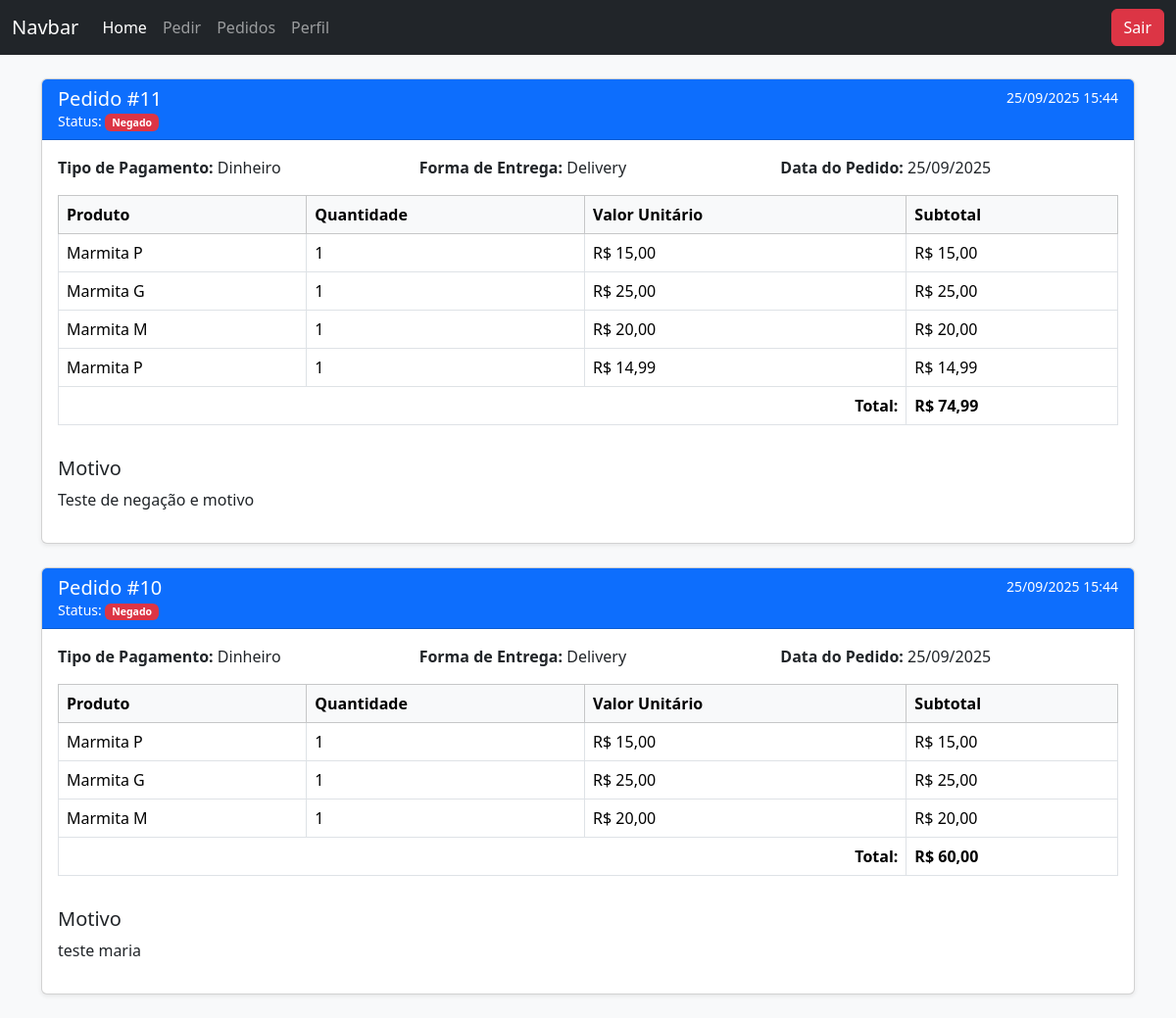
Page /php/user/cliente/pedido/confPedido.php (signed in) on the committed database.
### tables this page shows
CREATE TABLE `produto_pedido` (
  `id_pedido` int DEFAULT NULL,
  `id_produto` int DEFAULT NULL,
  `qtd_prod` int DEFAULT NULL,
  `valor_uni` decimal(10,2) DEFAULT NULL,
  KEY `id_pedido` (`id_pedido`),
  KEY `id_produto` (`id_produto`),
  CONSTRAINT `produto_pedido_ibfk_1` FOREIGN KEY (`id_pedido`) REFERENCES `pedido` (`id_pedido`),
  CONSTRAINT `produto_pedido_ibfk_2` FOREIGN KEY (`id_produto`) REFERENCES `produto` (`id_produto`)
);

CREATE TABLE `produto` (
  `id_produto` int NOT NULL AUTO_INCREMENT,
  `nome_produto` varchar(255) DEFAULT NULL,
  `descricao` text,
  `valor_prod` decimal(10,2) DEFAULT NULL,
  `categoria` varchar(50) NOT NULL,
  `status` enum('Disponível','Indisponível') DEFAULT NULL,
  `qtd_est` int DEFAULT NULL,
  `dt_venc` date DEFAULT NULL,
  `dt_aquisicao` date DEFAULT NULL,
  PRIMARY KEY (`id_produto`)
);

CREATE TABLE `pedido` (
  `id_pedido` int NOT NULL AUTO_INCREMENT,
  `id_usuario` int DEFAULT NULL,
  `status` enum('Finalizado','Em andamento','Não confirmado','Negado','Cancelado') DEFAULT NULL,
  `total` decimal(10,2) DEFAULT NULL,
  `desconto` decimal(10,2) DEFAULT NULL,
  `tipo_pag` enum('Cartão de crédito','Cartão de débito','Dinheiro','PIX') DEFAULT NULL,
  `entrega` enum('Retirada no Restaurante','Delivery') DEFAULT NULL,
  `data_pedido` datetime DEFAULT NULL,
  `motivo` text,
  PRIMARY KEY (`id_pedido`),
  KEY `id_usuario` (`id_usuario`),
  CONSTRAINT `pedido_ibfk_1` FOREIGN KEY (`id_usuario`) REFERENCES `usuario` (`id_usuario`)
);

### php/user/cliente/select/pedido.php (called while the page is built, shortened)
<?php
    $sql = $id_usuario = $_SESSION['id_user_login'];
    $sql = "SELECT
            p.id_pedido,
            p.tipo_pag,
            p.entrega,
            p.status,
            p.data_pedido,
            p.total,
            p.motivo,
            prd.nome_produto,
            pp.qtd_prod,
            pp.valor_uni
        FROM pedido p
        INNER JOIN produto_pedido pp
            ON p.id_pedido = pp.id_pedido
        INNER JOIN produto prd
            ON pp.id_produto = prd.id_produto
        WHERE p.id_usuario = '$id_usuario'
        ORDER BY p.id_pedido DESC
    ";
    $res = $conn->query($sql);
    $rows = $res->fetchAll(PDO::FETCH_ASSOC);
    $pedidos = [];
    foreach ($rows as $row) {
        $id = $row['id_pedido'];
        if (!isset($pedidos[$id])) {
            $pedidos[$id] = [
                'tipo_pag'    => $row['tipo_pag'],
                'entrega'     => $row['entrega'],
                'status'      => $row['status'],
                'data_pedido' => $row['data_pedido'],
                'total'       => $row['total'],
                'motivo'      => $row['motivo'],
                'produtos'    => []
            ];
        }
        $pedidos[$id]['produtos'][] = [
            'nome'   => $row['nome_produto'],
            'qtd'    => $row['qtd_prod'],
            'valor'  => $row['valor_uni']
        ];
}
?>

### php/user/cliente/pedido/confPedido.php (the view, shortened to what this page needs)
<?php
include("../../../../padrao/header.php");
include("../../../../padrao/conexao.php");
include("../../../../padrao/nav-cliente.php");
include("../select/pedido.php");
?>
<div class="container my-4">
    <?php if (empty($pedidos)) { ?>
        <div class="alert alert-info">Você ainda não possui pedidos.</div>
    <?php } else { ?>
        <?php foreach ($pedidos as $id => $pedido){ ?>
            <div class="card shadow-sm mb-4">
                <div class="card-header bg-primary text-white">
                    <div class="d-flex justify-content-between">
                        <div>
                            <h5 class="mb-0">Pedido #<?= $id ?></h5>
                            <small>Status:
                                <?php
                                    if ($pedido['status'] == 'Em andamento') {
                                        echo "<span class='badge bg-warning'>";
                                    } elseif ($pedido['status'] == 'Não confirmado') {
                                        echo "<span class='badge bg-secondary'>";
                                    } elseif ($pedido['status'] == 'Negado' || $pedido['status'] == 'Cancelado') {
                                        echo "<span class='badge bg-danger'>";
                                    } elseif ($pedido['status'] == 'Finalizado') {
                                        echo "<span class='badge bg-success'>";
                                    }
                                ?>
                                    <?= $pedido['status'] ?>
                                </span>
                            </small>
                        </div>
                        <div class="text-end">
                            <small><?= date('d/m/Y H:i', strtotime($pedido['data_pedido'])) ?></small>
                        </div>
                    </div>
                </div>
                <div class="card-body">
                    <div class="row mb-3">
                        <div class="col-md-4">
                            <strong>Tipo de Pagamento:</strong> <?= $pedido['tipo_pag'] ?>
                        </div>
                        <div class="col-md-4">
                            <strong>Forma de Entrega:</strong> <?= $pedido['entrega'] ?>
                        </div>
                        <div class="col-md-4">
                            <strong>Data do Pedido:</strong> <?= date('d/m/Y', strtotime($pedido['data_pedido'])) ?>
                        </div>
                    </div>
                    <div class="table-responsive">
                        <table class="table table-bordered table-hover">
                            <thead class="table-light">
                                <tr>
                                    <th>Produto</th>
                                    <th>Quantidade</th>
                                    <th>Valor Unitário</th>
                                    <th>Subtotal</th>
                                </tr>
                            </thead>
                            <tbody>
                                <?php foreach ($pedido['produtos'] as $prod){ ?>
                                    <tr>
                                        <td><?= $prod['nome'] ?></td>
                                        <td><?= $prod['qtd'] ?></td>
                                        <td>R$ <?= number_format($prod['valor'], 2, ',', '.') ?></td>
                                        <td>R$ <?= number_format($prod['qtd'] * $prod['valor'], 2, ',', '.') ?></td>
                                    </tr>
                                <?php } ?>
                                <tr>
                                    <td colspan="3" class="text-end"><strong>Total:</strong></td>
                                    <td><strong>R$ <?= number_format($pedido['total'], 2, ',', '.') ?></strong></td>
                                </tr>
                            </tbody>
                        </table>
                    </div>
                    <?php if ($pedido['status'] == 'Em andamento') {?>
                    <div class="text-end mt-3">
                        <button class="btn btn-success ms-2">Confirmar Recebimento</button>
                    </div>
                    <?php } elseif ($pedido['status'] == 'Negado' || $pedido['status'] == 'Cancelado') { ?>
                        <div class="text-start mt-3">
                            <h5>Motivo</h5>
                            <p><?= $pedido['motivo']?></p>
                        </div>
                    <?php }?>
                </div>
            </div>
        <?php } ?>
    <?php } ?>
</div>
<?php include("../../../../padrao/footer.php"); ?>

### rows in the picture
produto_pedido: id_produto.nome_produto "Marmita P", qtd_prod "1", valor_uni "14,99", $prod['qtd'] * $prod['valor'] "14,99"
pedido: id_pedido "10"

### other values in the picture
$id "11"
$pedido['status'] "Negado"
date('d/m/Y H:i', strtotime($pedido['data_pedido'])) "25/09/2025 15:44"
$pedido['tipo_pag'] "Dinheiro"
$pedido['entrega'] "Delivery"
date('d/m/Y', strtotime($pedido['data_pedido'])) "25/09/2025"
$prod['nome'] "Marmita P"
$prod['qtd'] "1"
$prod['valor'] "15,00"
$prod['qtd'] * $prod['valor'] "15,00"
$prod['nome'] "Marmita G"
$prod['valor'] "25,00"
$prod['qtd'] * $prod['valor'] "25,00"
$prod['nome'] "Marmita M"
$prod['valor'] "20,00"
